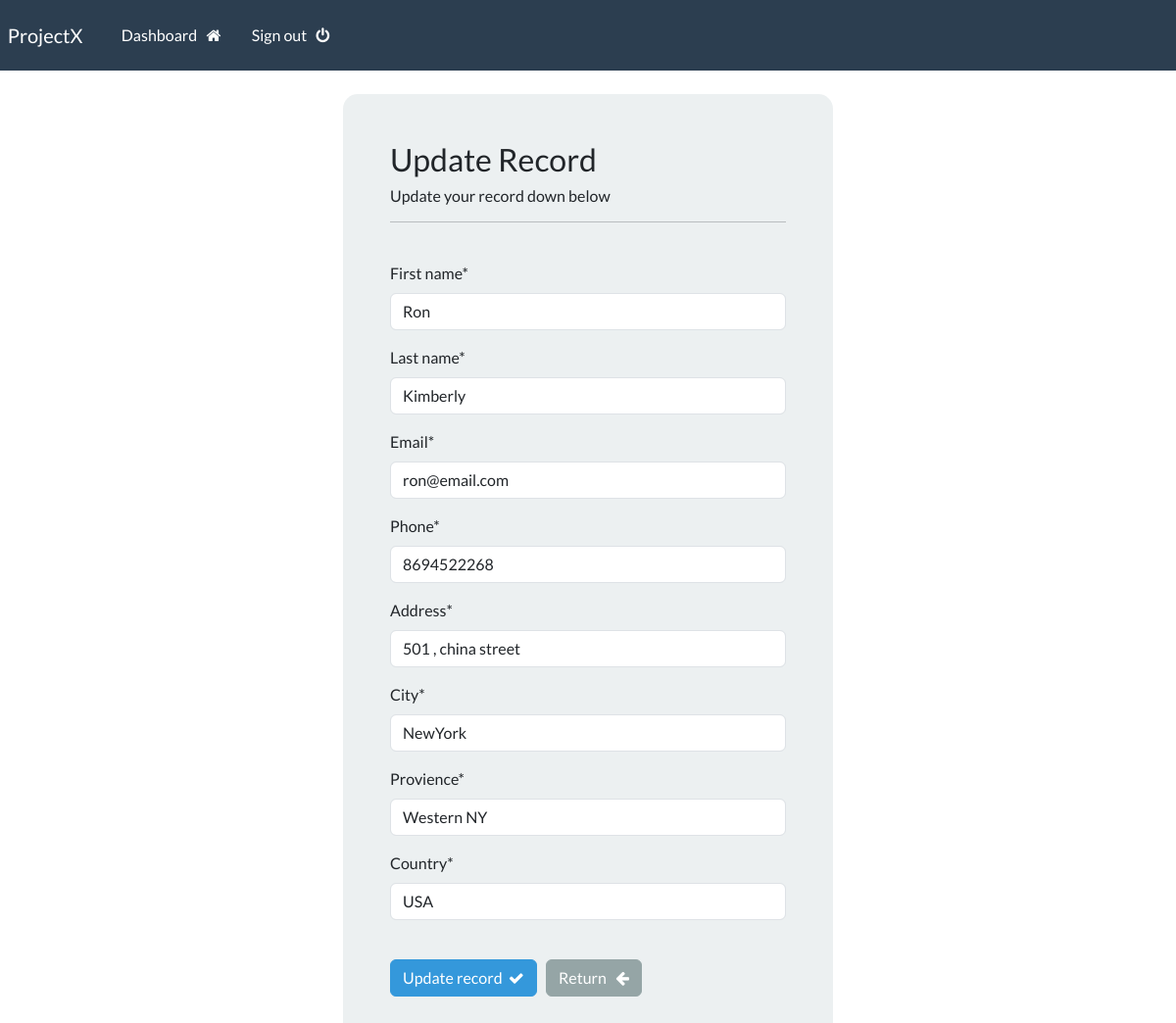
The app's page /update-record/1 (signed in) with its own data.
### webapp/models.py (models this page shows, shortened)
class Record (models.Model):
    creation_date=models.DateTimeField(auto_now_add=True)
    first_name=models.CharField(max_length=100)
    last_name=models.CharField(max_length=100)
    email =models.CharField(max_length=255)
    phone=models.CharField(max_length=20)
    address = models.CharField(max_length=300)
    city=models.CharField(max_length=255)
    provience=models.CharField(max_length=200)
    country=models.CharField(max_length=125)

### webapp/views.py (the view)
# urls.py: path('update-record/<int:pk>',views.update_record,name='update-record'),
@login_required(login_url='my-login')
def update_record(request,pk):
    record = Record.objects.get(id=pk)
    form = UpdateRecordForm(instance=record)
    if request.method == "POST":
        form = UpdateRecordForm(request.POST,instance=record)
        if form.is_valid():
            form.save()
            messages.success(request,"Your record was updated")
            return redirect('dashboard')
    context={'form':form}
    return render(request,'webapp/update-record.html', context=context)

### webapp/forms.py
class UpdateRecordForm(forms.ModelForm):
    class Meta:
        model = Record
        fields = ['first_name', 'last_name', 'email','phone','address','city','provience','country']

### webapp/templates/webapp/update-record.html (shortened to what this page needs)
{% extends 'webapp/base.html' %}
{% load crispy_forms_tags %}
{% block content %}
<body>
    <div class="container bg-light shadow-md p-5 form-layout">
        <h3>Update Record</h3>
        <h6>Update your record down below </h6>
        <hr />
        <br />
        <form method="POST" autocomplete="off">
        {% csrf_token %} {{form|crispy}}
        <br />
        <button type="submit" class="btn btn-info ">
            Update record  &nbsp;<i class="fa fa-check" aria-hidden="true"></i></i>
        </button>
        <a href="{% url 'dashboard' %}" class="btn btn-secondary">
            Return &nbsp; <i class="fa fa-arrow-left" aria-hidden="true"></i>
        </a>
        </form>
    </div>
</body>
{% endblock %}

### static/css/styles.css (style rules this page uses)
.form-layout { border-radius: 15px; width: 500px; }

### records on screen
Record: first_name "Ron", last_name "Kimberly", email "ron@email.com", phone "8694522268", address "501 , china street", city "NewYork", provience "Western NY", country "USA"
